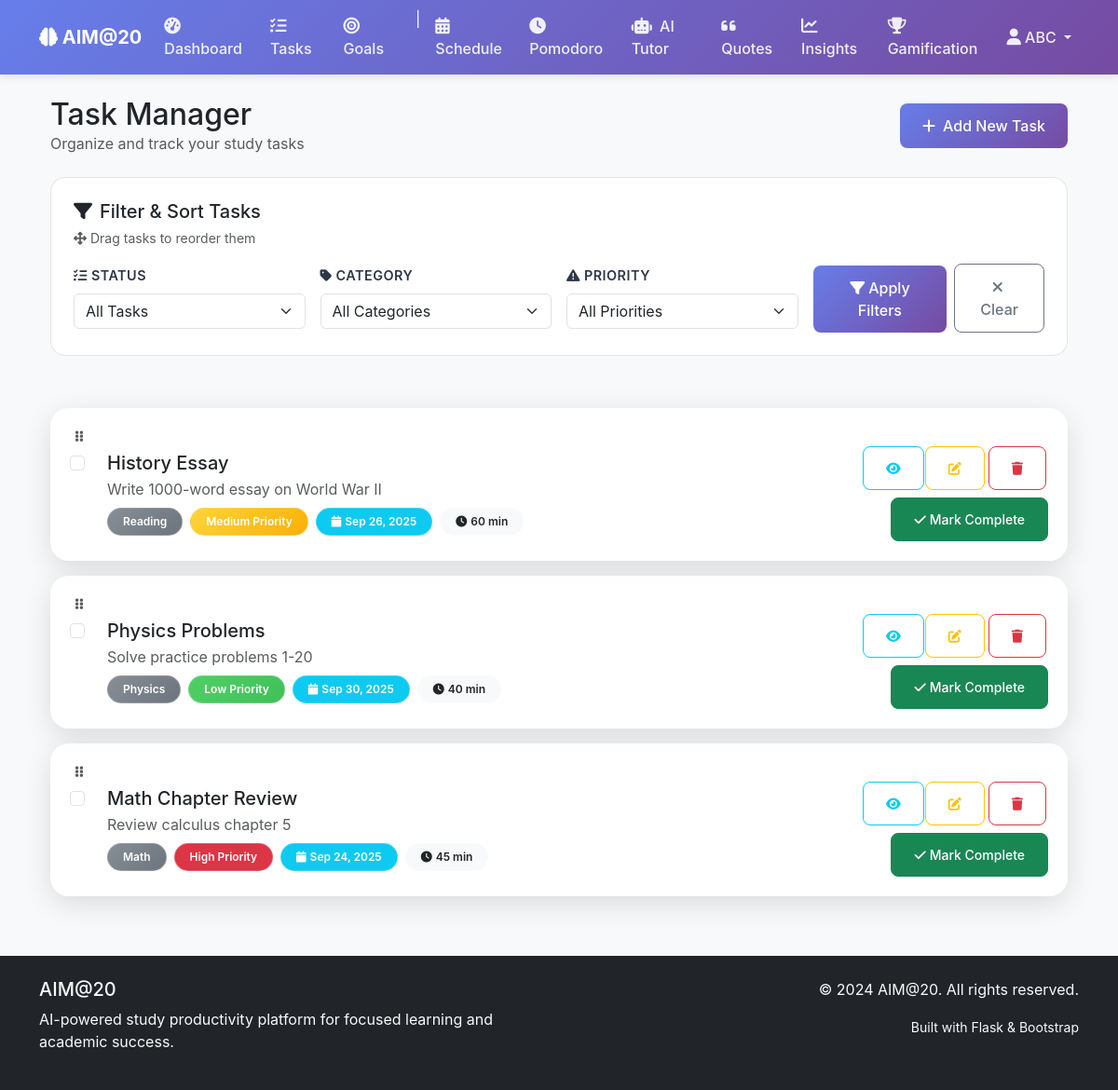
The page /tasks/ (signed in) on the database as committed earlier.
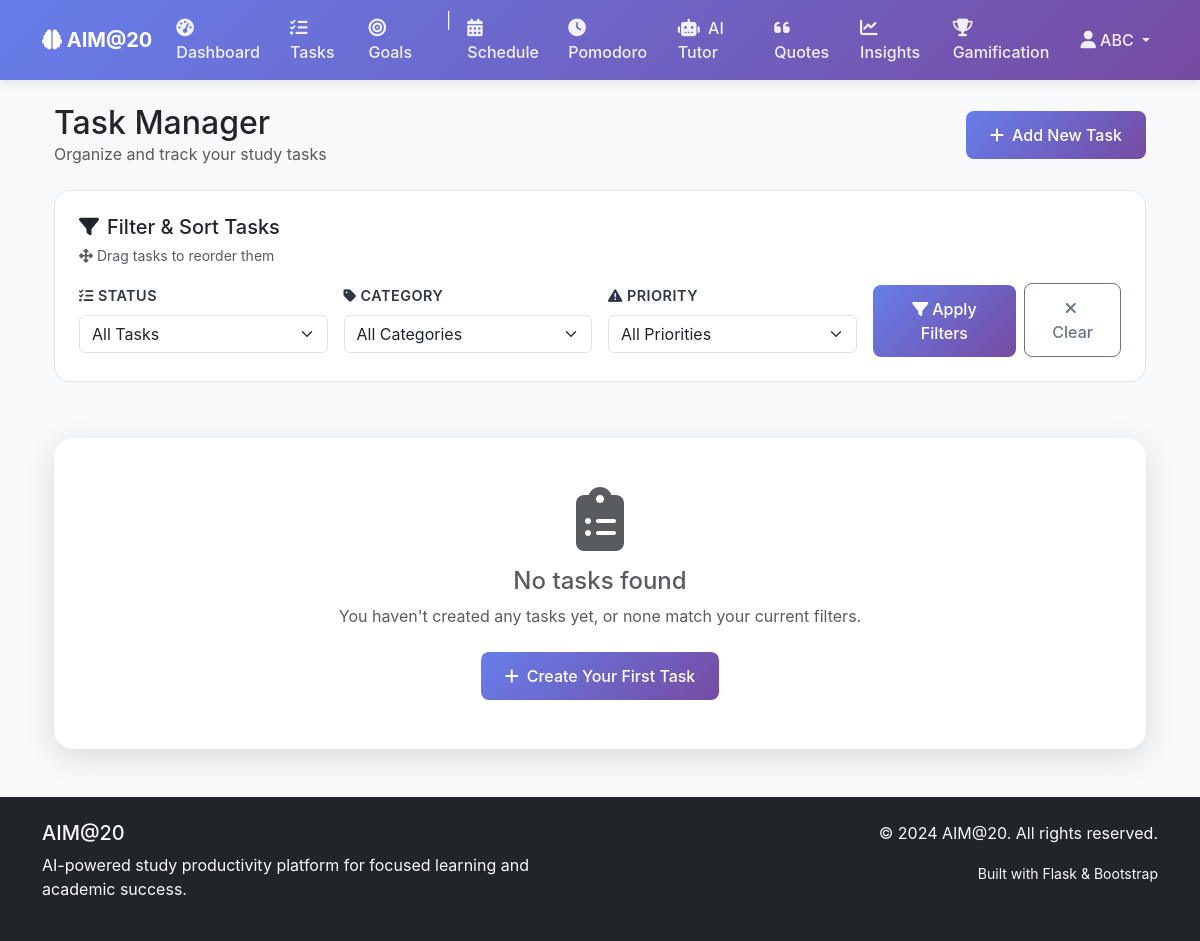
The same page on the database as committed later.
### app/models.py (models this page shows)
class Task(db.Model):
    id = db.Column(db.Integer, primary_key=True)
    user_id = db.Column(db.Integer, db.ForeignKey('user.id'), nullable=False)
    title = db.Column(db.String(200), nullable=False)
    description = db.Column(db.Text)
    category = db.Column(db.String(50))  # e.g., 'study', 'assignment', 'review'
    priority = db.Column(db.String(10), default='medium')  # 'low', 'medium', 'high'
    due_date = db.Column(db.DateTime)
    completed = db.Column(db.Boolean, default=False)
    completed_at = db.Column(db.DateTime)
    estimated_duration = db.Column(db.Integer)  # in minutes
    actual_duration = db.Column(db.Integer)  # in minutes
    order = db.Column(db.Integer, default=0)  # For drag & drop ordering
    goal_id = db.Column(db.Integer, db.ForeignKey('goal.id'), nullable=True)  # Link to goal
    created_at = db.Column(db.DateTime, default=datetime.utcnow)
    goal = db.relationship('Goal', backref=db.backref('tasks', lazy=True, cascade='all, delete-orphan'))
    schedule_tasks = db.relationship('ScheduleTask', back_populates='task', cascade='all, delete-orphan')
    pomodoro_sessions = db.relationship('PomodoroSession', backref='task', lazy=True, cascade='all, delete-orphan')

### app/routes/tasks.py (the view)
@tasks_bp.route('/')
@login_required
def index():
    page = request.args.get('page', 1, type=int)
    per_page = 10
    status_filter = request.args.get('status', 'all')
    category_filter = request.args.get('category', 'all')
    priority_filter = request.args.get('priority', 'all')
    query = Task.query.filter_by(user_id=current_user.id)
    if status_filter == 'pending':
        query = query.filter_by(completed=False)
    elif status_filter == 'completed':
        query = query.filter_by(completed=True)
    if category_filter != 'all':
        query = query.filter_by(category=category_filter)
    if priority_filter != 'all':
        query = query.filter_by(priority=priority_filter)
    tasks = query.order_by(Task.order.asc(), Task.priority.desc(), Task.created_at.desc()).paginate(
        page=page, per_page=per_page, error_out=False
    )
    categories = db.session.query(Task.category).filter(
        Task.user_id == current_user.id,
        Task.category.isnot(None)
    ).distinct().all()
    categories = [cat[0] for cat in categories if cat[0]]
    return render_template('tasks/index.html',
                         title='Task Manager',
                         tasks=tasks,
                         status_filter=status_filter,
                         category_filter=category_filter,
                         priority_filter=priority_filter,
                         categories=categories)

### app/__init__.py (called while the page is built)
@login_manager.user_loader
def load_user(user_id):
    from app.models import User
    return User.query.get(int(user_id))

### app/templates/tasks/index.html (shortened to what the changed rows need)
{% extends "base.html" %}
{% block content %}
<div class="container">
    <div class="row mb-4">
        <div class="col">
            <div class="d-flex justify-content-between align-items-center">
                <div>
                    <h1 class="h2 mb-0">Task Manager</h1>
                </div>
            </div>
        </div>
    </div>
    <div class="row">
        <div class="col-12">
            {% if tasks.items %}
                {% for task in tasks.items %}
                <div class="card mb-3 task-card {% if task.completed %}task-completed{% endif %}"
                     draggable="true"
                     data-task-id="{{ task.id }}">
                    <div class="card-body">
                        <div class="drag-handle me-3" style="cursor: move;">
                            <i class="fas fa-grip-vertical text-muted"></i>
                        </div>
                        <div class="row align-items-center">
                            <div class="col-md-8">
                                <div class="d-flex align-items-start">
                                    <div class="form-check me-3">
                                        <input class="form-check-input task-checkbox" type="checkbox"
                                               id="task-{{ task.id }}"
                                               {{ 'checked' if task.completed else '' }}>
                                    </div>
                                    <div class="flex-grow-1">
                                        <h5 class="card-title mb-1 {% if task.completed %}text-decoration-line-through text-muted{% endif %}">
                                            {{ task.title }}
                                        </h5>
                                        {% if task.description %}
                                        <p class="card-text text-muted mb-2">{{ task.description|truncate(100) }}</p>
                                        {% endif %}
                                        <div class="d-flex gap-2 flex-wrap">
                                            {% if task.category %}
                                            <span class="badge bg-secondary">{{ task.category.title() }}</span>
                                            {% endif %}
                                            <span class="badge bg-{{ 'danger' if task.priority == 'high' else 'warning' if task.priority == 'medium' else 'success' }}">
                                                {{ task.priority.title() }} Priority
                                            </span>
                                            {% if task.due_date %}
                                            <span class="badge bg-info">
                                                <i class="fas fa-calendar me-1"></i>{{ task.due_date.strftime('%b %d, %Y') }}
                                            </span>
                                            {% endif %}
                                            {% if task.estimated_duration %}
                                            <span class="badge bg-light text-dark">
                                                <i class="fas fa-clock me-1"></i>{{ task.estimated_duration }} min
                                            </span>
                                            {% endif %}
                                        </div>
                                    </div>
                                </div>
                            </div>
                            <div class="col-md-4 text-end">
                                <div class="btn-group" role="group">
                                    <a href="{{ url_for('tasks.view', task_id=task.id) }}" class="btn btn-sm btn-outline-info" title="View Details">
                                        <i class="fas fa-eye"></i>
                                    </a>
                                    <a href="{{ url_for('tasks.edit', task_id=task.id) }}" class="btn btn-sm btn-outline-warning" title="Edit Task">
                                        <i class="fas fa-edit"></i>
                                    </a>
                                    <form method="POST" action="{{ url_for('tasks.delete', task_id=task.id) }}" class="d-inline"
                                          onsubmit="return confirm('Are you sure you want to delete this task?')">
                                        <button type="submit" class="btn btn-sm btn-outline-danger" title="Delete Task">
                                            <i class="fas fa-trash"></i>
                                        </button>
                                    </form>
                                </div>
                                {% if not task.completed %}
                                <div class="mt-2">
                                    <form method="POST" action="{{ url_for('tasks.complete', task_id=task.id) }}" class="d-inline">
                                        <button type="submit" class="btn btn-sm btn-success">
                                            <i class="fas fa-check me-1"></i>Mark Complete
                                        </button>
                                    </form>
                                </div>
                                {% endif %}
                            </div>
                        </div>
                    </div>
                </div>
                {% endfor %}
            {% else %}
                <div class="card">
                    <div class="card-body text-center py-5">
                        <i class="fas fa-clipboard-list fa-4x text-muted mb-3"></i>
                        <h4 class="text-muted">No tasks found</h4>
                        <p class="text-muted mb-4">You haven't created any tasks yet, or none match your current filters.</p>
                        <a href="{{ url_for('tasks.create') }}" class="btn btn-primary">
                            <i class="fas fa-plus me-2"></i>Create Your First Task
                        </a>
                    </div>
                </div>
            {% endif %}
        </div>
    </div>
</div>
{% endblock %}

Rows that differ between the two databases and show on the page:
removed Task: title "History Essay", description "Write 1000-word essay on World War II", category "Reading", priority "Medium", due_date "Sep 26, 2025", estimated_duration "60"
removed Task: title "Physics Problems", description "Solve practice problems 1-20", category "Physics", priority "Low", due_date "Sep 30, 2025", estimated_duration "40"
removed Task: title "Math Chapter Review", description "Review calculus chapter 5", category "Math", priority "High", due_date "Sep 24, 2025", estimated_duration "45"
Other text that changed with them:
text now shown: "No tasks found You haven't created any tasks yet, or none match your current filters. Create Your First Task"
